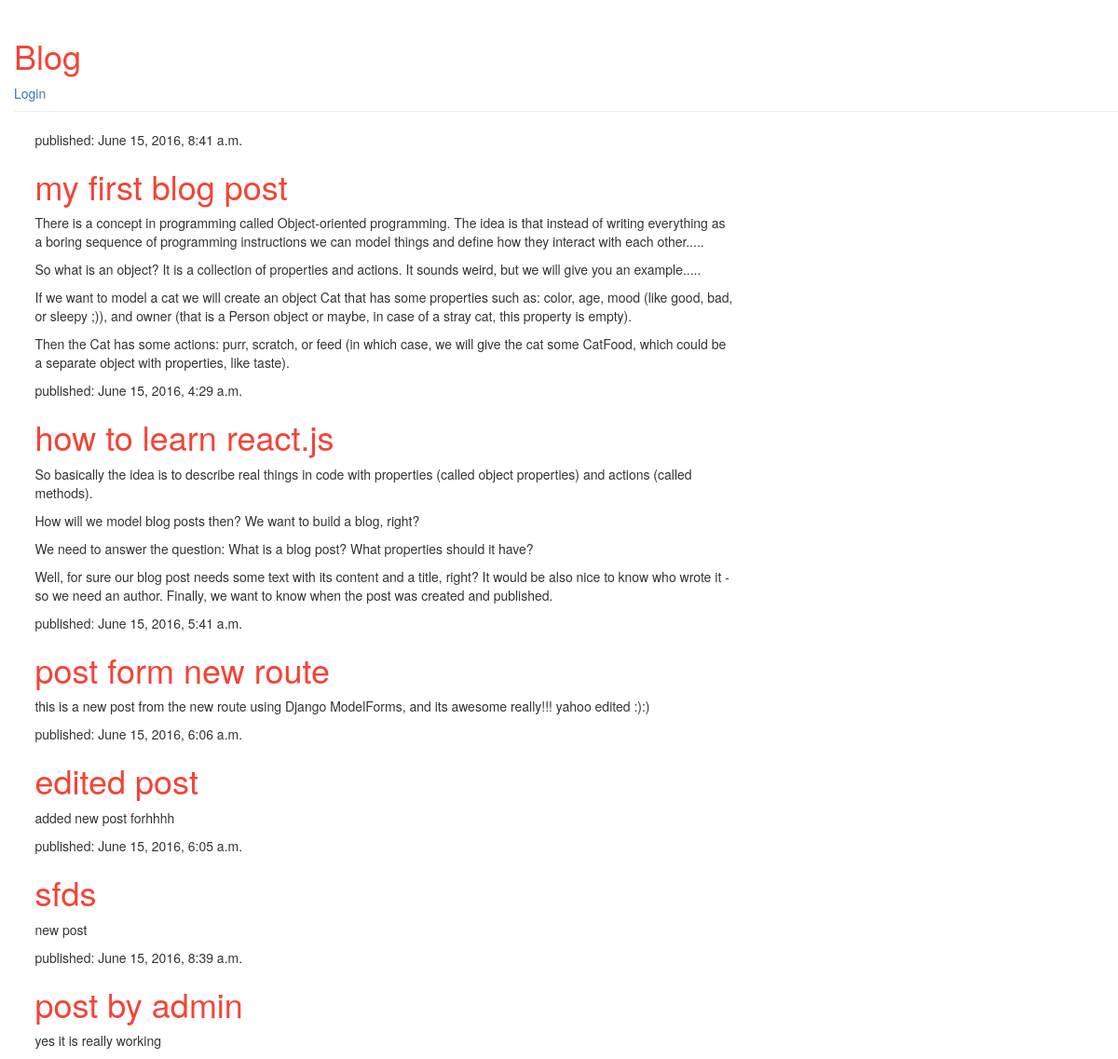
Before: / with the older database file.
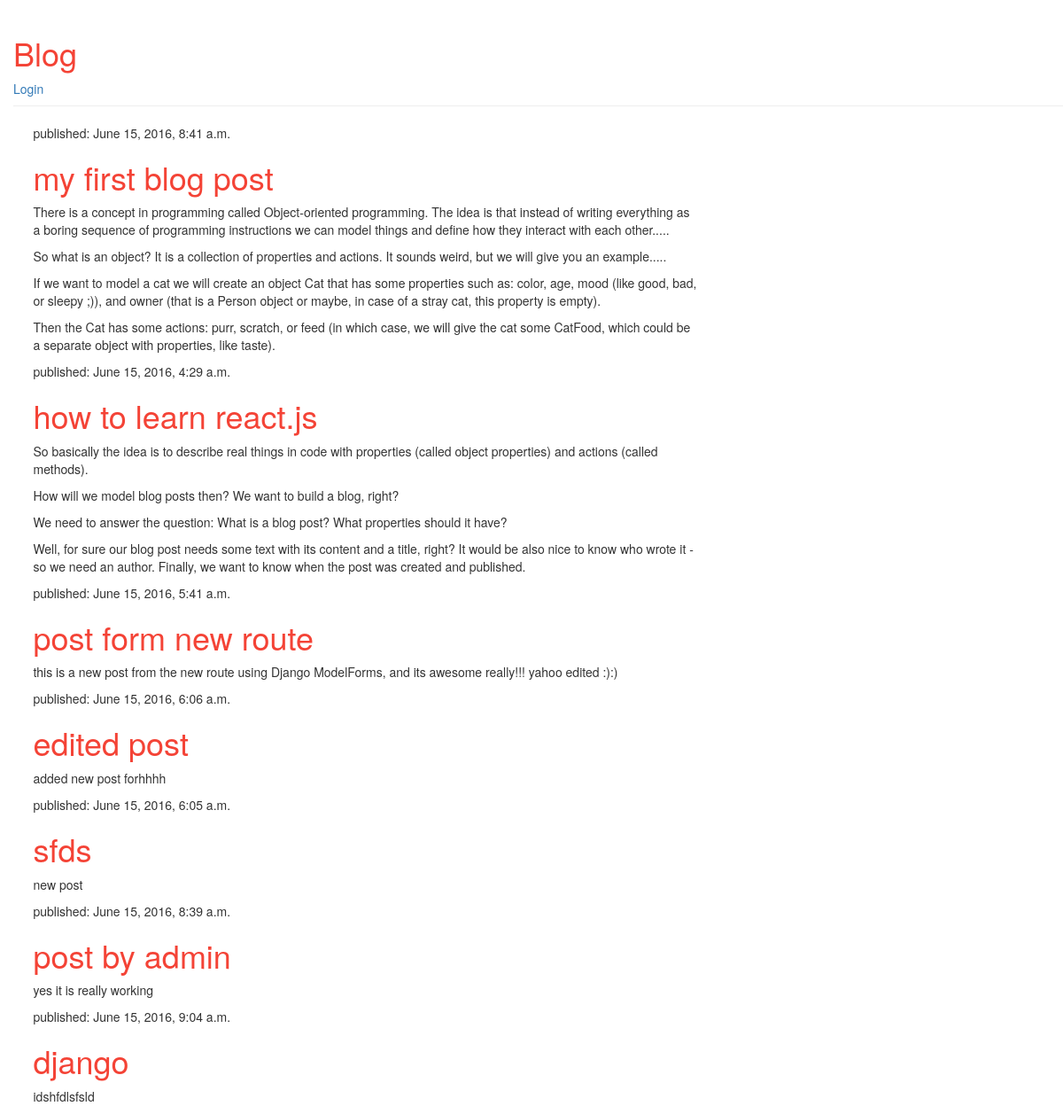
After: the same page with the newer database file.
### blog/models.py (models this page shows, shortened)
class Post(models.Model):
    author = models.ForeignKey('auth.User')
    title = models.CharField(max_length=200)
    text = models.TextField()
    created_date = models.DateTimeField(default=timezone.now())
    published_date = models.DateTimeField(blank=True, null=True)

### blog/views.py (the view, shortened to what this page needs)
# urls.py: url(r'^$', views.post_list, name="post_list"),
def post_list(request):
    posts = Post.objects.filter(published_date__lte=timezone.now())
    errors = []
    return render(request, 'blog/post_list.html', {'posts': posts})

### blog/templates/blog/post_list.html
{% extends "blog/base.html" %}
{% block content %}
  {% if posts %}
    {% for p in posts %}
      <div>
        <p>published: {{p.published_date}}</p>
        <h1><a href="{% url 'post_detail' pk=p.pk %}">{{p.title}}</a></h1>
        <p>{{p.text | linebreaks}}</p>
      </div>
    {% endfor %}
  {% endif %}
{% endblock %}

Changed rows visible on the page:
added Post: published_date "June 15, 2016, 9:04 a.m.", title "django", text "idshfdlsfsld"
